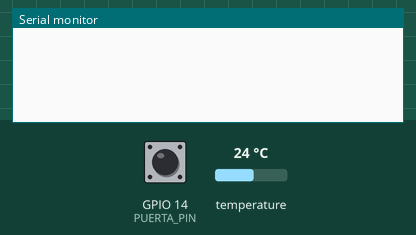
Recording of a program running on a simulated ESP32. Parts: the last lines printed to the serial monitor. The inputs (shaded band) are chosen by the test bench; at power-on: GPIO 14 (PUERTA_PIN) HIGH, temperature 24 °C. WiFi joins after 1.5 s; servers stay silent unless stated; random numbers use the default seed unless the program sets one; no MQTT or app messages arrive unless stated.

Above: at 2.7 s.
2.8 s: GPIO 14 (PUERTA_PIN) pulled LOW for 3 s
At 6.8 s:
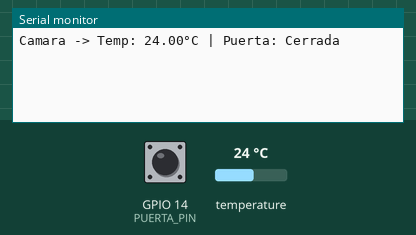
12.2 s: temperature set to 12 °C
At 17.0 s:
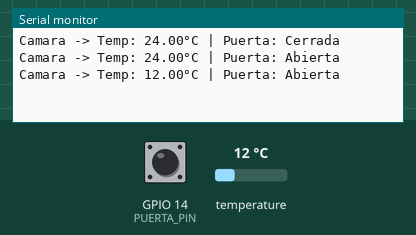
19.4 s: temperature set to 19 °C
At 22.0 s:
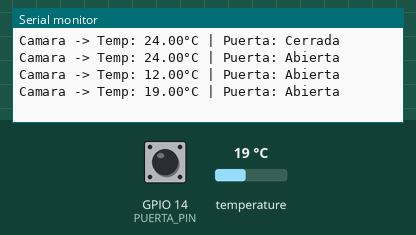
Timing chart, 0 to 23.5 s (numbered marks = the images above; inputs shaded):
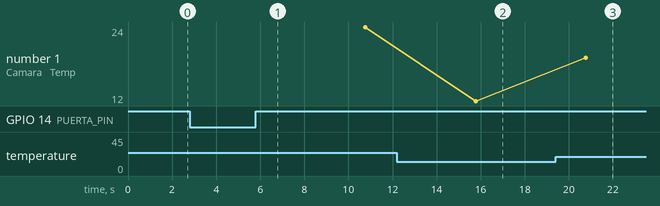

Measured:
- after the input at 2.8 s, the serial monitor: prints a new line after 3.0 s (image 1)
- after the input at 12.2 s, the serial monitor: prints a new line after 3.6 s (image 2)
- after the input at 19.4 s, the serial monitor: prints a new line after 1.4 s (image 3)
- plotted number 1: 24 → 12 after the input at 12.2 s, 12 → 19 after the input at 19.4 s

The program:

main.cpp
```cpp
#if defined(ARDUINO)
#include <Arduino.h>
#include <WiFi.h>
#include <PubSubClient.h>
#include <OneWire.h>
#include <DallasTemperature.h>

const char* ssid = "Personal-CARINA -2.4Ghz";
const char* password = "22715891CG";
IPAddress mqtt_server(192, 168, 0, 84);

WiFiClient espClient;
PubSubClient client(espClient);

// Sensores
#define ONE_WIRE_BUS 27
OneWire oneWire(ONE_WIRE_BUS);
DallasTemperature sensors(&oneWire);

#define PUERTA_PIN 14

unsigned long lastMsg = 0;

void setup() {
  Serial.begin(115200);
  sensors.begin();
  pinMode(PUERTA_PIN, INPUT_PULLUP);

  WiFi.begin(ssid, password);
  while (WiFi.status() != WL_CONNECTED) delay(500);

  client.setServer(mqtt_server, 1883);
}

void reconnect() {
  while (!client.connected()) {
    String clientId = "NodoCamara-" + String(random(0xffff), HEX);
    if (!client.connect(clientId.c_str())) delay(5000);
  }
}

void loop() {
  if (!client.connected()) reconnect();
  client.loop();

  unsigned long now = millis();
  if (now - lastMsg > 5000) {
    lastMsg = now;

    sensors.requestTemperatures();
    float tempSumergible = sensors.getTempCByIndex(0);

    int estadoPuerta = digitalRead(PUERTA_PIN);
    String mensajePuerta = (estadoPuerta == LOW) ? "Cerrada" : "Abierta";

    Serial.printf("Camara -> Temp: %.2f°C | Puerta: %s\n", tempSumergible, mensajePuerta.c_str());

    client.publish("proyecto/temperatura_sumergible", String(tempSumergible).c_str());
    client.publish("proyecto/puerta", mensajePuerta.c_str());
  }
}
#endif
```
